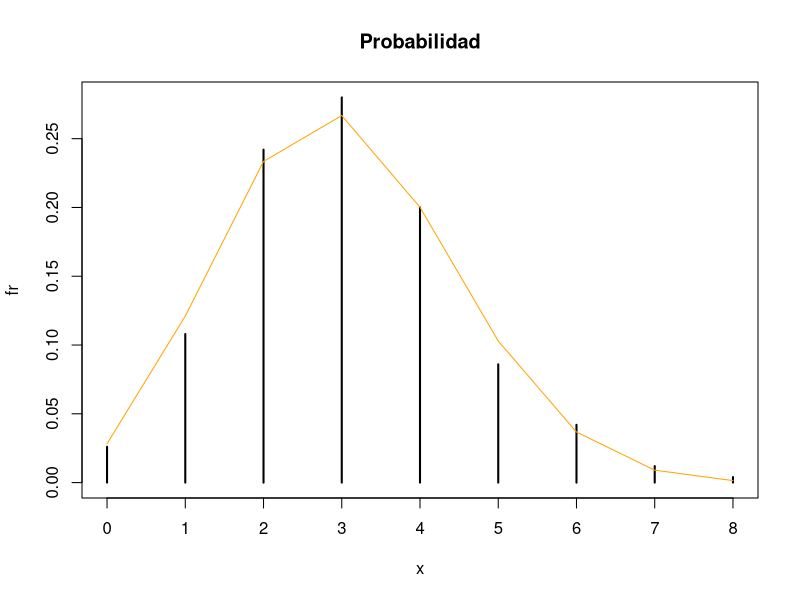
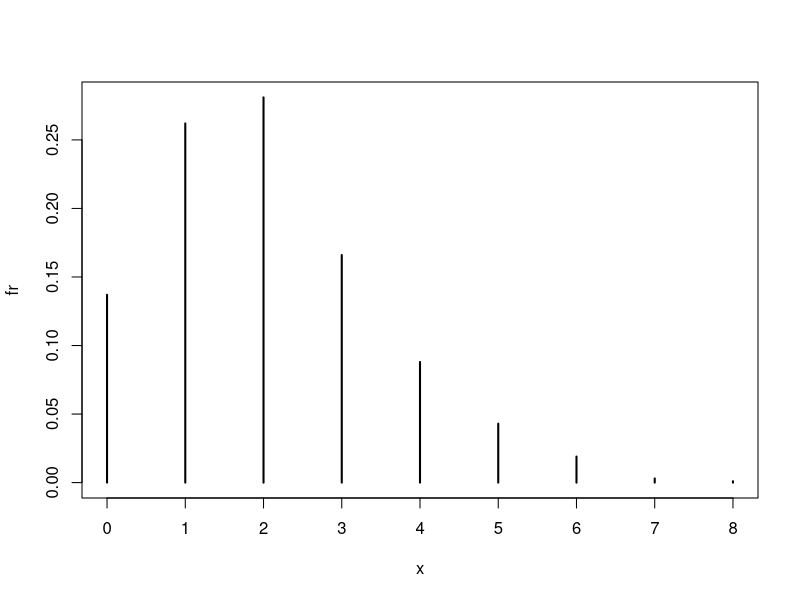
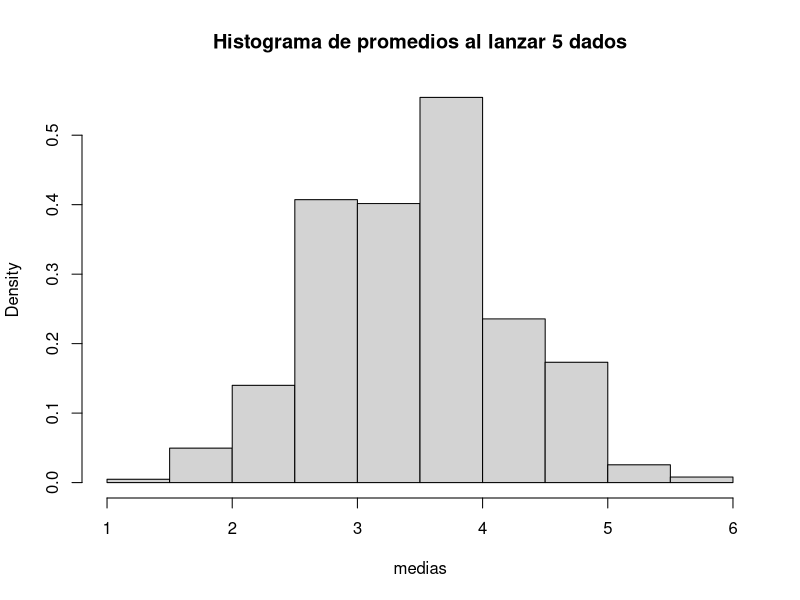
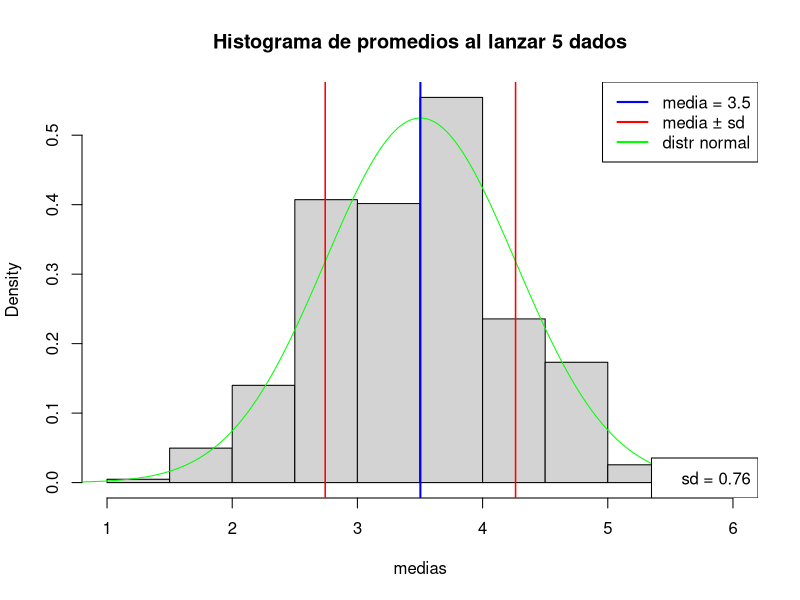
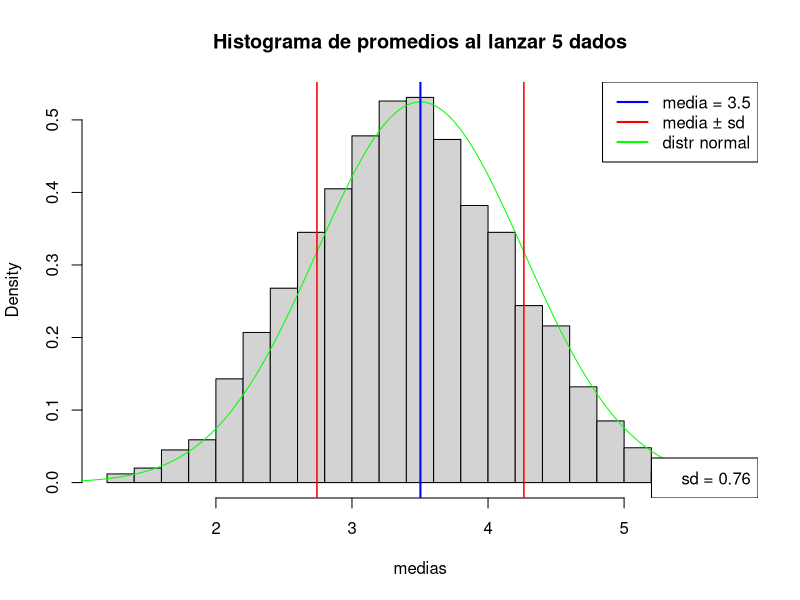
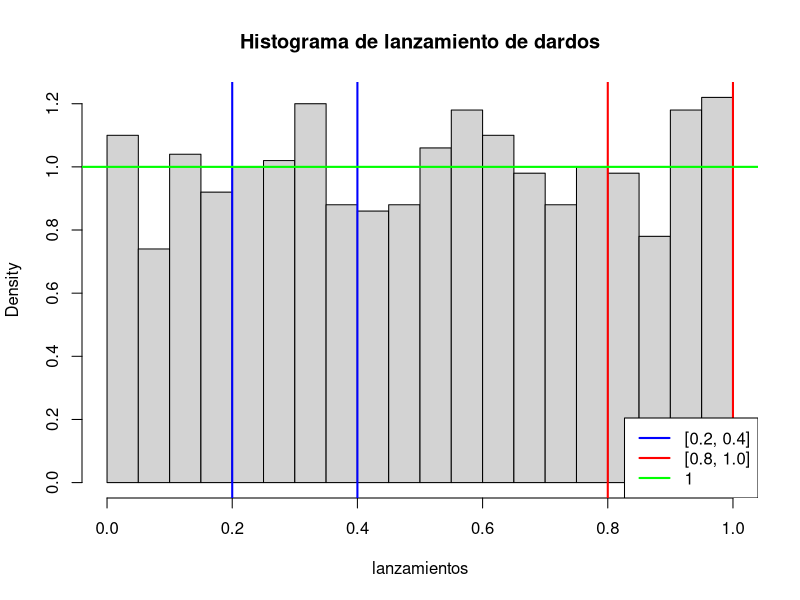
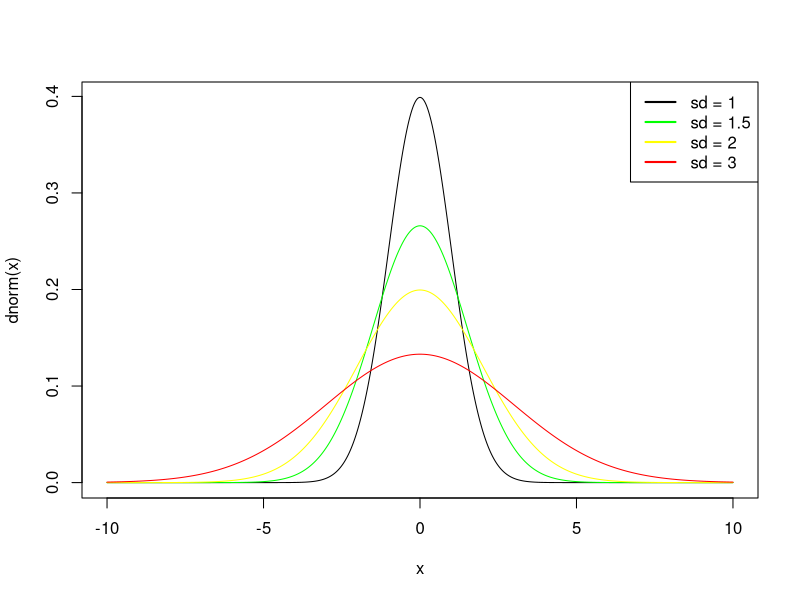
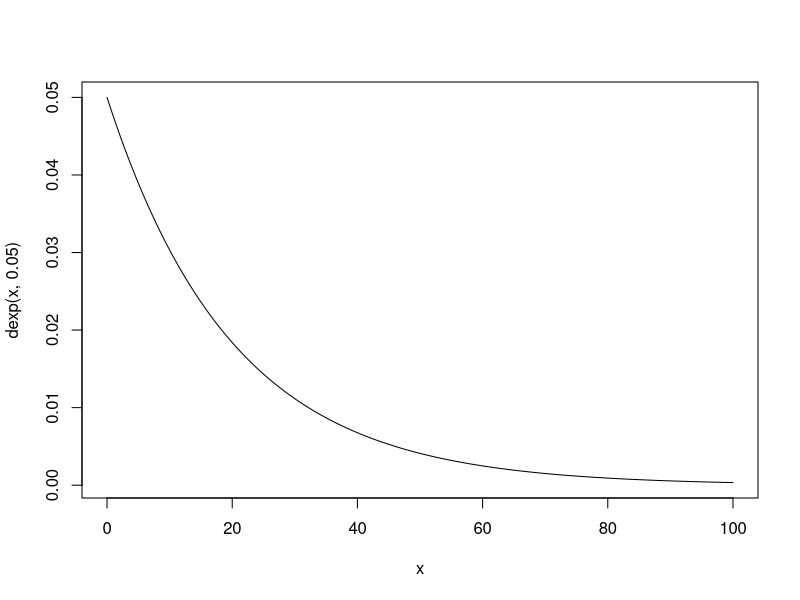

These charts were generated, in order, by the following R code:
## ---- chunk 1
Lanzamiento_Moneda = function( p, n ){
  # p es la probabilidad del sello (0 <= p <= 1)
  # n es el número de lanzamiento
  set.seed(4567)
  sample( c("Cara", "Sello"), size = n, replace = T, prob = c(1-p, p))
}

Lanzamiento_Moneda(n=10, p=0.5)
## ---- chunk 2
(table_coins = table( Lanzamiento_Moneda(n=1234, p=0.5)))
round((table_coins/1234) * 100, 2)
## ---- chunk 3
(table_coins = table( Lanzamiento_Moneda(n=1234, p=0.27)))
round((table_coins/1234) * 100, 2)
## ---- chunk 4
Lanzamiento_Dado = function( n ){
  # n es el número de lanzamiento
  set.seed(4567)
  sample( 1:6, size = n, replace = T)
}

Lanzamiento_Dado(n=10)

round((table( Lanzamiento_Dado(n=1e3))/1e3) * 100, 2)
round((table( Lanzamiento_Dado(n=1e4))/1e4) * 100, 2)
round((table( Lanzamiento_Dado(n=1e5))/1e5) * 100, 2)
round((table( Lanzamiento_Dado(n=1e6))/1e6) * 100, 2)
## ---- chunk 5
Lanzamiento_Dos_Dados = function( n ){
  set.seed(1234)
  dado1 = sample( 1:6, size = n, replace = T)
  dado2 = sample( 1:6, size = n, replace = T)
  return( dado1 + dado2 )
}

# Test

round((table( Lanzamiento_Dos_Dados(n=1e3)) / 1e3) * 100, 2)

## ---- chunk 6
Lanzamiento_Dado_Cargado = function( n ){
  # n es el número de lanzamiento
  set.seed(1234)
  sample( 1:6, size = n, replace = T, prob = c(2/9, 1/9, 2/9, 1/9, 2/9, 1/9))
}

round( (table( Lanzamiento_Dado_Cargado(n=3.9e4))/ 3.94e4) * 100, 2)
## ---- chunk 7
( p_a = dbinom(3, 10, 0.3))
## ---- chunk 8
# Probabilidad de que un producto sea defectuoso
p_defectuoso <- 0.10

# Probabilidad de que el control de calidad identifique correctamente un producto defectuoso
p_identificacion_correcta <- 0.80

# Probabilidad de que el control de calidad identifique incorrectamente un producto no defectuoso
p_identificacion_incorrecta <- 0.05

# Probabilidad de que un producto no sea defectuoso
p_no_defectuoso <- 1 - p_defectuoso

# Probabilidad de que un producto sea identificado como defectuoso por el control de calidad
p_identificado_como_defectuoso <- (p_identificacion_correcta * p_defectuoso) + (p_identificacion_incorrecta * p_no_defectuoso)

# Probabilidad de que un producto sea defectuoso dado que fue identificado como tal por el control de calidad
p_defectuoso_dado_identificado <- (p_identificacion_correcta * p_defectuoso) / p_identificado_como_defectuoso

p_defectuoso_dado_identificado

## ---- chunk 9
N <- 1000
set.seed(37)
dispositivo <- sample (c("defectuoso", "no defectuoso"),N, replace = TRUE, prob = c(0.1,0.9))
table(dispositivo)
## ---- chunk 10
testCalidad <- rep ("0", N)
n <- sum (dispositivo == "defectuoso")

testCalidad[dispositivo == "defectuoso"] <- sample (c("Ident Defect", "No Ident defect"), n, replace = TRUE, prob = c(0.8,0.2))

n2 <- sum(dispositivo == "no defectuoso")
testCalidad[dispositivo == "no defectuoso"]<- sample (c("Ident Defect", "No Ident defect"), n2, replace = TRUE, prob = c(0.05,0.95))

table(dispositivo, testCalidad)
## ---- chunk 11
( p_a = dbinom(3, 10, 0.3))
## ---- chunk 12
( p_b = 1 - pbinom(6, 10, 0.3))
## ---- chunk 13
set.seed(1234)
x = rbinom(500, 10, 0.3)
fr = table(x) / 500
fr_teor = dbinom(0:8, 10, 0.3)
plot(fr, main="Probabilidad")
lines(0:8,fr_teor, col="orange")
## ---- chunk 14
set.seed(1234)
x = rpois(1000, 2)
fr = table(x) / 1000
plot(fr)
## ---- chunk 15
dpois(3,2)
## ---- chunk 16
1 - ppois(4, 2)
## ---- chunk 17
set.seed(1234)
suma_cinco_dados = function(n){
    d1 = sample(1:6, size=n, replace=T)
    d2 = sample(1:6, size=n, replace=T)
    d3 = sample(1:6, size=n, replace=T)
    d4 = sample(1:6, size=n, replace=T)
    d5 = sample(1:6, size=n, replace=T)
    return(d1+d2+d3+d4+d5)
}

# Metemos los resultados en este vector
(medias = suma_cinco_dados(n=5000)/5)
## ---- chunk 18
hist(medias, freq = F, main = 'Histograma de promedios al lanzar 5 dados')
## ---- chunk 19
# Calculamos la media y la desviación estandar
media = mean(medias)
s = sd(medias)

cat('Media: ', media, '\n')
cat('Desvación estandar: ', s, '\n')
## ---- chunk 20
histograma = function(presicion = 10){
    
    # Creamos un histograma con las medias, con la presicion
    #   deseada
    hist(medias, freq = F, breaks = presicion, main = 'Histograma de promedios al lanzar 5 dados')
    
    # Línea de distribución normal
    x = seq(0,7,0.01)
    lines(x, dnorm(x, mean = media, sd=s), col='green')
    
    #líneas verticales y leyenda
    abline(v = media, col = 'blue', lwd = 2)
    abline(v = media + s, col = 'red', lwd = 1.5)
    abline(v = media - s, col = 'red', lwd = 1.5)
    legend('topright',
           legend = c(
               'media = 3.5',
               'media ± sd',
               'distr normal'
           ),
           lwd = 2,
           col=c(
               'blue',
               'red',
               'green'
           )
    )
    legend('bottomright',
           legend = 'sd = 0.76',
    )
    
}
## ---- chunk 21
histograma()
## ---- chunk 22
histograma(20)
## ---- chunk 23
# Generar 1000 lanzamientos de dardos
set.seed(1234)  
(lanzamientos = runif(1000, min = 0, max = 1))
## ---- chunk 24
# Frecuencia relativa de [0.2, 0.4]
frecuencia_central = sum(lanzamientos >= 0.2 & lanzamientos <= 0.4) / 1000

# Resultados
cat("Frecuencia relativa en [0.2, 0.4]:", frecuencia_central, "\n")
## ---- chunk 25
# Frecuencia relativa de [0.8, 1.0]
frecuencia_borde = sum(lanzamientos >= 0.8 & lanzamientos <= 1) / 1000


cat("Frecuencia relativa en [0.8, 1.0]:", frecuencia_borde, "\n")
## ---- chunk 26

hist(lanzamientos, freq = F, main = 'Histograma de lanzamiento de dardos', breaks = 20)
abline(v = 0.2, col='blue', lwd = 2)
abline(v = 0.4, col='blue', lwd = 2)
abline(v = 0.8, col='red', lwd = 2)
abline(v = 1, col='red', lwd = 2)
abline(h = 1, col='green', lwd = 2)

legend('bottomright',
       legend = c(
           '[0.2, 0.4]',
           '[0.8, 1.0]',
           '1'
       ),
       lwd = 2,
       col=c(
           'blue',
           'red',
           'green'
       )
)

## ---- chunk 27
( p_a = 1 - pnorm(25, 30, 5))
## ---- chunk 28
qnorm(0.9, 30, 5)

## ---- chunk 29
pnorm(q = 32, mean = 30, sd = 5) - pnorm(q = 28, mean = 30, sd = 5)
## ---- chunk 30
x <- seq(-10, 10, 0.01)
plot(x, dnorm(x), type = "l")
lines(x, dnorm(x, sd = 1.5), col = "green")
lines(x, dnorm(x, sd = 2), col = "yellow")
lines(x, dnorm(x, sd = 3), col = "red")
legend("topright",
       legend = c( "sd = 1",
                   "sd = 1.5",
                   "sd = 2",
                   "sd = 3"),
       lwd = 2,
       col = c("black", "green", "yellow", "red"))
## ---- chunk 31
x <- seq(0, 100, 0.01)
plot(x, dexp(x, 0.05), type = "l")
## ---- chunk 32
(1 - pexp(15, 0.05))
